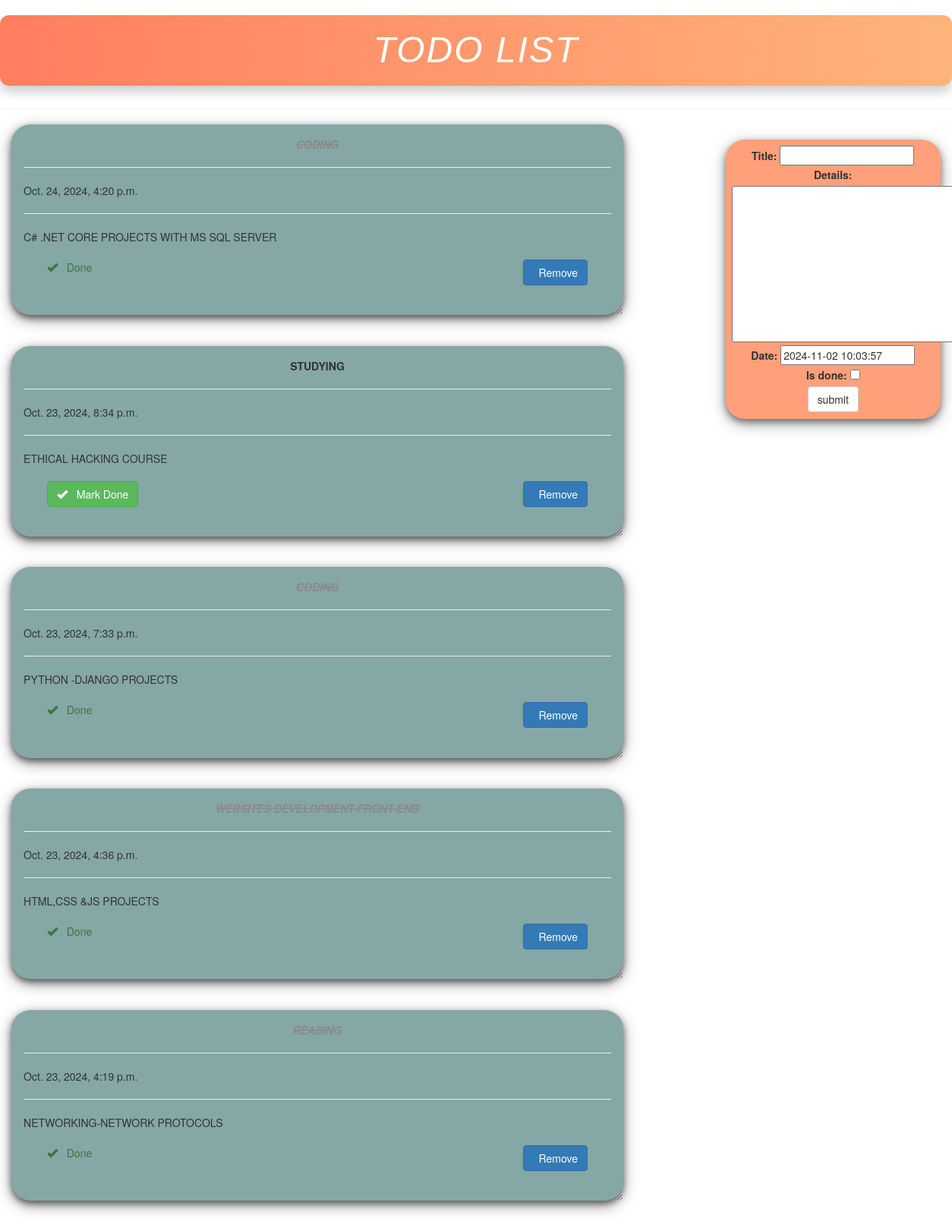
The page / on the database its author committed.
### todoapp/models.py (models this page shows, shortened)
class Todo(models.Model):
    title = models.CharField(max_length=100)
    details = models.TextField()
    date = models.DateTimeField(default=timezone.now)
    is_done = models.BooleanField(default=False)

### todoapp/views.py (the view)
# urls.py: path('', views.index, name="todo"),
def index(request):
    item_list = Todo.objects.order_by("-date")  # Get all tasks ordered by date
    if request.method == "POST":
        form = TodoForm(request.POST)
        if form.is_valid():
            form.save()
            return redirect('todo')  # Redirect to the main page after saving
    form = TodoForm()  # Create an empty form for new tasks
    page = {
        "forms": form,
        "list": item_list,
        "title": "TODO LIST",
    }
    return render(request, 'todo/index.html', page)

### todoapp/forms.py
class TodoForm(forms.ModelForm):
    class Meta:
        model = Todo
        fields = "__all__"

### todoapp/templates/todo/index.html (shortened to what this page needs)
<!DOCTYPE html>
<html lang="en" dir="ltr">
<head>
  <link rel="stylesheet" href="https://maxcdn.bootstrapcdn.com/bootstrap/3.3.7/css/bootstrap.min.css">
</head>
<body class="container-fluid">
  <center class="row">
    <h1><i><h1 class="todo-heading">TODO LIST</h1></i></h1>
    <hr />
  </center>
  <div class="row">
    <div class="col-md-8">
      {% for i in list %}
      <div class="card">
        <center>
          <b class="{% if i.is_done %}task-done{% endif %}">{{i.title}}</b>
        </center>
        <hr />
        {{i.date}}
        <hr />
        {{i.details}}
        <br />
        <br />
        <form action="/mark_done/{{i.id}}" method="POST" style="float: left; padding-left: 4%;">
          {% if not i.is_done %}
          <button value="done" type="submit" class="btn btn-success">
            <span class="glyphicon glyphicon-ok"></span> &nbsp; Mark Done
          </button>
          {% else %}
          <span class="text-success"><span class="glyphicon glyphicon-ok"></span> &nbsp; Done</span>
          {% endif %}
        </form>
        <form action="/del/{{i.id}}" method="POST" style="padding-right: 4%; padding-bottom: 3%; float: right;">
          <button value="remove" type="submit" class="btn btn-primary">
             &nbsp; Remove
          </button>
        </form>
      </div>
      {% endfor %}
    </div>
    <div class="col-md-1"></div>
    <div class="col-md-3">
      <div class="submit_form">
        <form method="POST">
          {{forms}}
          <center>
            <input type="submit" class="btn btn-default" value="submit" />
          </center>
        </form>
      </div>
    </div>
  </div>
</body>
</html>

### todoapp/templates/todo/index.html (style rules this page uses)
.card { box-shadow: 0 4px 8px 0 rgba(0, 0, 0, 0.5), 0 6px 20px 0 rgba(0, 0, 0, 0.39); background: #85a7a5; margin-bottom: 5%; border-radius: 25px; padding: 2%; overflow: auto; resize: both; text-overflow: ellipsis; transition: background 0.3s ease; }
.submit_form { text-align: center; padding: 3%; background: #ffa07a; border-radius: 25px; box-shadow: 0 4px 8px 0 rgba(0, 0, 0, 0.4), 0 6px 20px 0 rgba(0, 0, 0, 0.36); margin-top: 20px; }
.task-done { text-decoration: line-through; color: #8b8989; font-style: italic; }
.todo-heading { font-family: 'Poppins', sans-serif; font-size: 48px; color: #fff; text-align: center; padding: 20px 40px; background: linear-gradient(90deg, #ff7e5f, #feb47b); border-radius: 12px; box-shadow: 0 8px 15px rgba(0, 0, 0, 0.2); text-transform: uppercase; letter-spacing: 2px; margin-bottom: 30px; transition: all 0.3s ease; }

### rows shown on the page
Todo: title "CODING", date "Oct. 24, 2024, 4:20 p.m.", details "C# .NET CORE PROJECTS WITH MS SQL SERVER", is_done True (drawn)
Todo: title "STUDYING", date "Oct. 23, 2024, 8:34 p.m.", details "ETHICAL HACKING COURSE", is_done False (drawn)
Todo: title "CODING", date "Oct. 23, 2024, 7:33 p.m.", details "PYTHON -DJANGO PROJECTS", is_done True (drawn)
Todo: title "WEBSITES DEVELOPMENT-FRONT-END", date "Oct. 23, 2024, 4:36 p.m.", details "HTML,CSS &JS PROJECTS", is_done True (drawn)
Todo: title "READING", date "Oct. 23, 2024, 4:19 p.m.", details "NETWORKING-NETWORK PROTOCOLS", is_done True (drawn)
